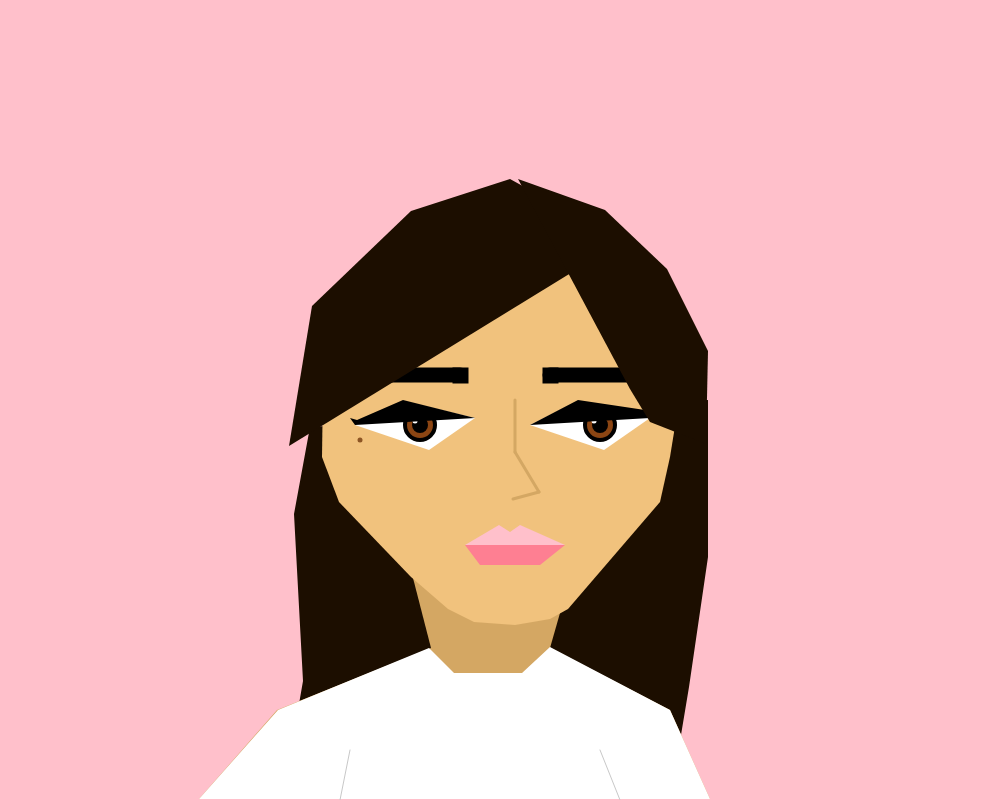
Frame 1 (no input)
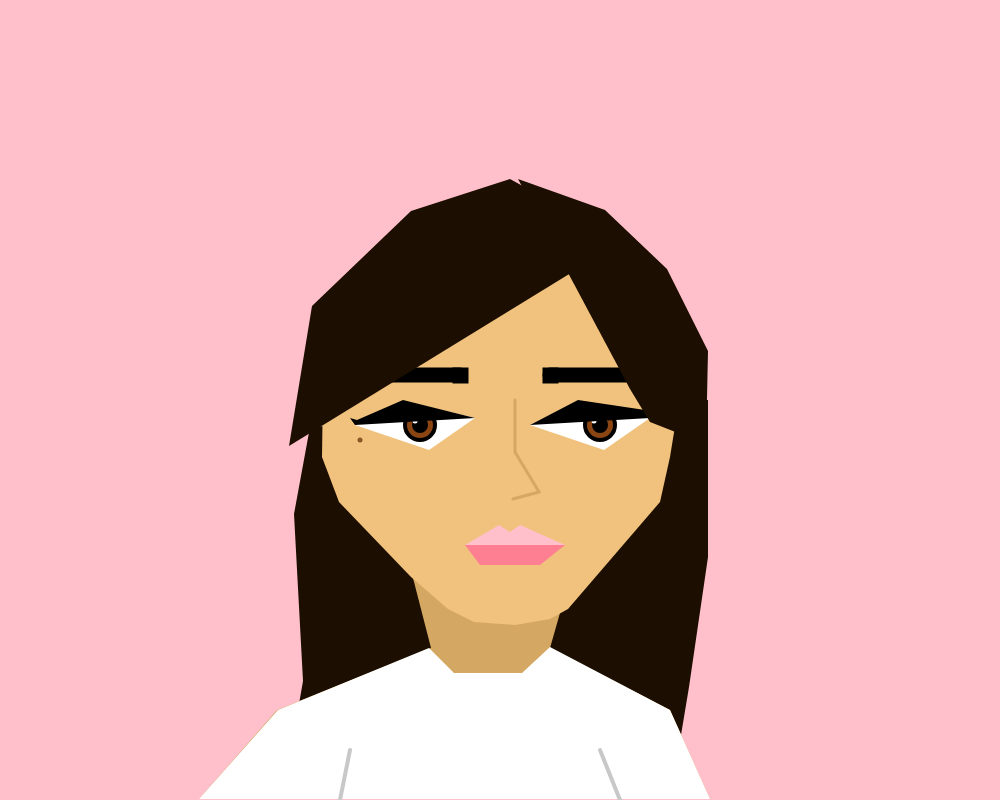
Frame 60 (no input)
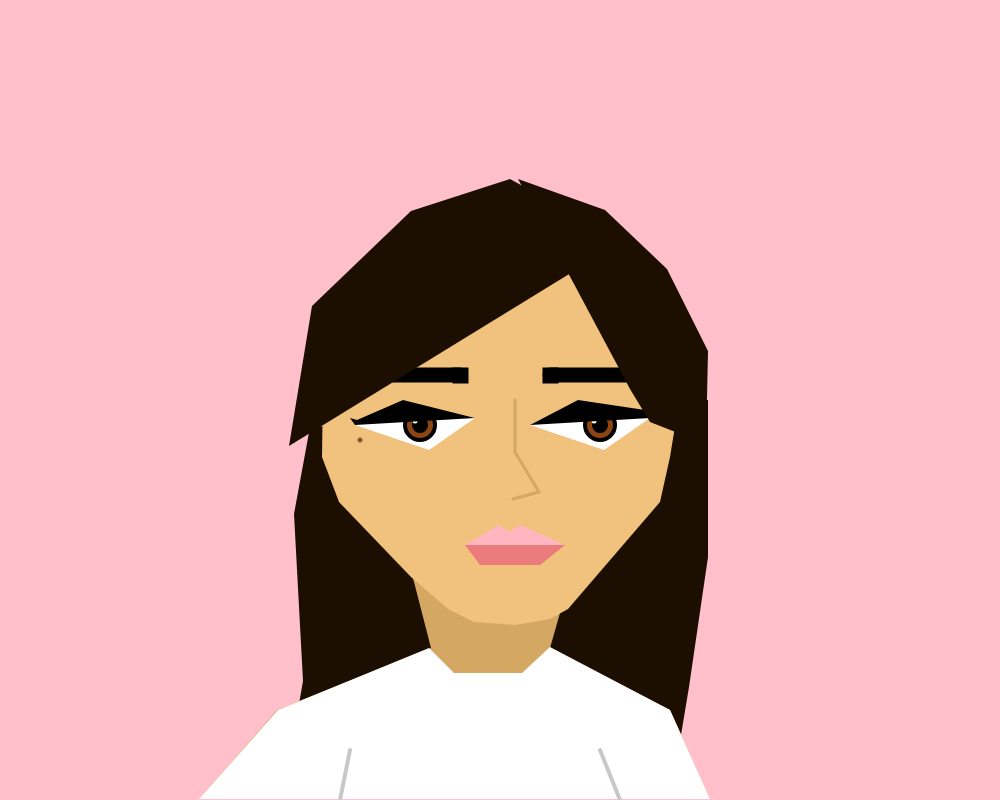
Frame 120 (the mouse pressed at the canvas centre since frame 60)

The p5.js sketch that drew these frames (run headless with seeded random() and noise() and a simulated clock; from frame 60 on, the mouse is pressed at the canvas centre):

// p5.js sketch
// ── sketch.js
//stars 
var stars = [];

//starting eye points
var eyepointX = 530;
var eyepointY = 425;
var eyepointX2 = 355;
var eyepointY2 = 425;

//staring mouth points
var mouthX = 465; 
var mouthY = 545;

//lips variables & array
var bottomLip = ['#fe7f92', '#ec7b7b', '#cd5c5c', '#db7094', '#fa6e79'];
var numBottomLips = 5;
var curBottomLip = 0;
var numTopLips = 3; 
var curTopLip = 0; 
var topLip = ['#ffc0cb', '#ffb6c1', '#ffb7c5'];


//crown initial x + y
var crownX = 404; 
var crownY = 0; 

//state machine 
var state; 
var stateStatic = 1;
var stateBlinking = 2; 
var stateLips = 3;
var stateCrown = 4; 


function setup() {
   createCanvas (1000, 800); 
  
  //create stars 
  for (i = 0; i < 50; i++) {
    stars[i] = new Star();
  }
  
  state = stateStatic;

}

function draw() {
  
  background(255,192,203); 
  
  
 //print x & y variables
  print(mouseX + " : " + mouseY); 
  
  
  hair(); 
  
  body(); 
  
  face(); 

//-----------------------eyes
  
  
//blinking
  eyesOpen(); 

  if (state == stateBlinking)  {
    eyesClosed(); 
  }
  
//eyeliner 
 noStroke(); 
 fill(0); 
 beginShape(); 
 vertex(eyepointX, eyepointY); 
 vertex(eyepointX + 48, eyepointY - 25);
 vertex(eyepointX + 115, eyepointY - 15); 
 vertex(eyepointX + 124, eyepointY - 22); 
  vertex(eyepointX + 120, eyepointY - 7); 
 endShape(); 
 
 beginShape(); 
 vertex(eyepointX2, eyepointY2); 
 vertex(eyepointX2 - 5, eyepointY2 - 7); 
 vertex (eyepointX2 + 2, eyepointY2 - 5); 
 vertex(eyepointX2 + 48, eyepointY2 - 25);
 vertex(eyepointX2 + 120, eyepointY2 - 7); 
 endShape(); 
  
//-----------------------mouth

lips();
  
if (state == stateLips) {
    curBottomLip++;
  if( curBottomLip == numBottomLips )
    curBottomLip = 0; 
  
  curTopLip++;  
  if(curTopLip == numTopLips)
    curTopLip = 0; 
}
 
frontHair(); 
  
  
//-----------------------crown movement
  if (state === stateCrown) {
  crown(); 
  }
  
    
 if (mouseY >= 260 && mouseY < 400) {
     state = stateCrown; 
     crownY++;
} else {
  state = stateStatic; }

  
  if (crownY ==245) {
    crownY = 0; 
  }
  
  if (crownY >= 200) {
// star loop execute draw
  for (var i = 0; i < stars.length; i++) {
    stars[i].draw();
    }
  }
  
  
}

function mousePressed() {
state = stateLips; 
  
 }

function mouseReleased() {
  state=stateStatic; 
}


function keyPressed() {
  if (keyCode === ENTER) {
     state = stateBlinking;
    
  }
}

function keyReleased() {
   if (keyCode === ENTER) {
     state = stateStatic;
  }
}


function crown() {
   
//crown 
  fill(212,175,55)
  beginShape(); 
  vertex(crownX, crownY); 
  vertex(crownX, crownY  - 200);
  vertex(crownX + 50, crownY - 100); 
  vertex(crownX + 100, crownY - 200); 
  vertex(crownX + 150, crownY - 100); 
  vertex(crownX + 200, crownY - 200); 
  vertex(crownX + 200, crownY); 
  endShape(); 

  
}


class Star {
  constructor() {
    this.x = random(357, 630);
    this.y = random(140, 300);
    this.size = random(0.25, 3);
    this.t = random(TAU);
  }

  draw() {
    this.t += 0.1;
    var scale = this.size + sin(this.t) * 2;
    noStroke();
    fill(255, 255, 237);
    rect(this.x, this.y, scale, scale);
  }
}

function hair() {
  fill(28,14,0);
  noStroke();
  beginShape(); 
  vertex(708,400);
  vertex(708, 557);
  vertex(689, 687); 
  vertex(680, 741); 
  vertex(291, 750);
  vertex(303, 681); 
  vertex(294, 514); 
  vertex(310, 427); 
  endShape(); 
}

function body() {
//neck & shoulder
  fill(212, 167, 99); 
  noStroke(); 
  beginShape(); 
  vertex(413, 578);
  vertex(431, 648); 
  vertex(500, 648);
  vertex(550, 648);
  vertex(570, 578); 
  endShape(); 
  
  beginShape(); 
  vertex(431, 648); 
  vertex(277, 710);
  vertex(199, 799); 
  vertex(710, 799);
  vertex(670, 710);
  vertex(550, 648);
  endShape(); 
  
//shirt
fill(255); 

beginShape(); 
vertex(199, 799);
vertex(278, 710); 
vertex(429, 648); 
vertex(454, 673); 
vertex(522, 673); 
vertex(550, 647); 
vertex(670, 710); 
vertex(710, 799); 
endShape(); 
  

stroke(200); 
line(350, 750, 340, 800); 
line(600, 750, 620, 800); 
}

function eyesOpen() {
  
  noStroke(); 
  fill(255);
  beginShape(); 
  vertex(eyepointX, eyepointY); 
  vertex(eyepointX + 48, eyepointY - 24); 
  vertex(eyepointX + 120, eyepointY - 7); 
  vertex(eyepointX + 74, eyepointY + 25); 
  endShape();

  beginShape(); 
  vertex(eyepointX2, eyepointY2); 
  vertex(eyepointX2 + 48, eyepointY2 - 24); 
  vertex(eyepointX2 + 120, eyepointY2 - 7); 
  vertex(eyepointX2 + 74, eyepointY2 + 25); 
  endShape(); 

//eyeballs
  stroke(0); 
  strokeWeight(4); 
  fill(139,69,19); 
  ellipse(600, 425, 30, 30); 
  
  noStroke(); 
  fill(0); 
  ellipse(600, 425, 16, 16);
  
  noStroke(); 
  fill(255); 
  ellipse(594, 421, 5, 5);

  stroke(0); 
  strokeWeight(4); 
  fill(139,69,19); 
  ellipse(420, 425, 30, 30); 
  
  noStroke(); 
  fill(0); 
  ellipse(420, 425, 16, 16);
  
  noStroke(); 
  fill(255); 
  ellipse(415, 421, 5, 5); 
  
}

function eyesClosed() {
   noStroke(); 
  fill(0);
  beginShape(); 
  vertex(eyepointX, eyepointY); 
  vertex(eyepointX + 48, eyepointY - 24); 
  vertex(eyepointX + 120, eyepointY - 7); 
  vertex(eyepointX + 74, eyepointY + 25); 
  endShape();

  beginShape(); 
  vertex(eyepointX2, eyepointY2); 
  vertex(eyepointX2 + 48, eyepointY2 - 24); 
  vertex(eyepointX2 + 120, eyepointY2 - 7); 
  vertex(eyepointX2 + 74, eyepointY2 + 25); 
  endShape(); 
}

function lips() {

//top
  noStroke();
  fill(topLip[curTopLip]); 
  
  beginShape(); 
  vertex(mouthX, mouthY); 
  vertex(mouthX + 34,mouthY - 20); 
  vertex(mouthX + 45, mouthY - 13); 
  vertex(mouthX + 55, mouthY - 20); 
  vertex(mouthX + 100, mouthY); 
  endShape();
  
//bottom 
 
 fill(bottomLip[curBottomLip]); 
 beginShape(); 
 vertex(mouthX, mouthY); 
 vertex(mouthX + 15, mouthY + 20); 
 vertex(mouthX + 75, mouthY + 20); 
 vertex(mouthX + 100, mouthY); 
 endShape();
}

function face() {
//head

  fill(241, 194, 125); 
  noStroke(); 

  beginShape();
  vertex(323, 387); 
  vertex(322, 457); 
  vertex(339, 502); 
  vertex(411, 577);
  vertex(448, 609); 
  vertex(474, 622); 
  vertex(515, 625); 
  vertex(550, 619); 
  vertex(568, 609); 
  vertex(660, 502); 
  vertex(670, 457); 
  vertex(684, 371); 
  vertex(605, 258); 
  vertex(533, 227); 
  vertex(396, 299); 
  vertex(334, 348); 
  vertex(323, 387); 
  endShape(); 
  

//eyebrow 

    fill(28,14,0);
    stroke(0);
    strokeWeight(15); 
    line(550, 375, 630, 375); 
    line (330, 375, 460, 375); 
    rect(550, 375, 1, 1);
    rect(460, 375, 1, 1); 
  
//nose
  noFill();
  stroke(212, 167, 99);
  strokeWeight(3); 
  line(515, 452, 539, 492); 
  line(515, 400, 515, 452);
  line (539, 492, 513, 499); 

//freckles
  noStroke(); 
  fill(141, 85, 36); 
  ellipse(360, 440, 5, 5); 
  
}

function frontHair() {
  
//-----------------------hair
  fill(28,14,0);
  noStroke();
  beginShape();
  vertex(599, 228); 
  vertex(589, 248); 
  vertex (579, 268); 
  vertex(289, 446); 
  vertex(312, 306);
  vertex(411, 211); 
  vertex(510, 179); 
  endShape(); 
  
  beginShape(); 
  vertex(518, 179);
  vertex(605, 210);
  vertex(667, 269);
  vertex(708, 351);
  vertex(706, 444); 
  vertex(650, 422);
  vertex(630, 389); 
  endShape(); 
  

}
